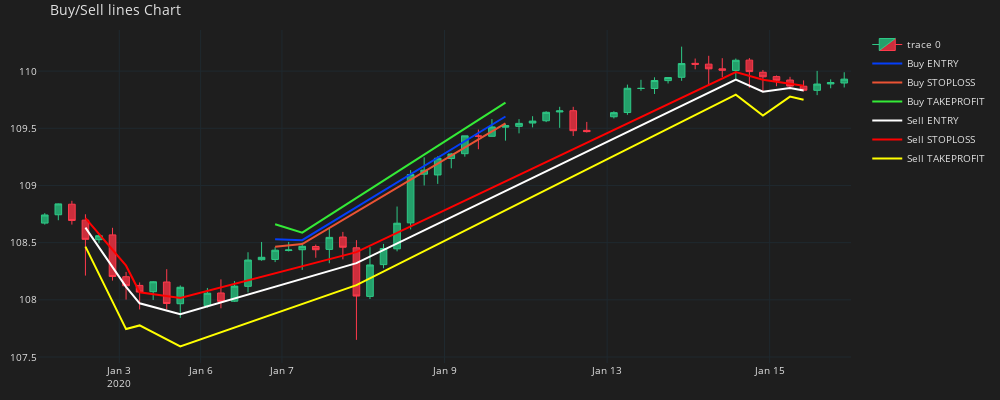

Notebook code cell kept with this figure:
### Code cell
plot_candles_mode(df_plot, "lines")
